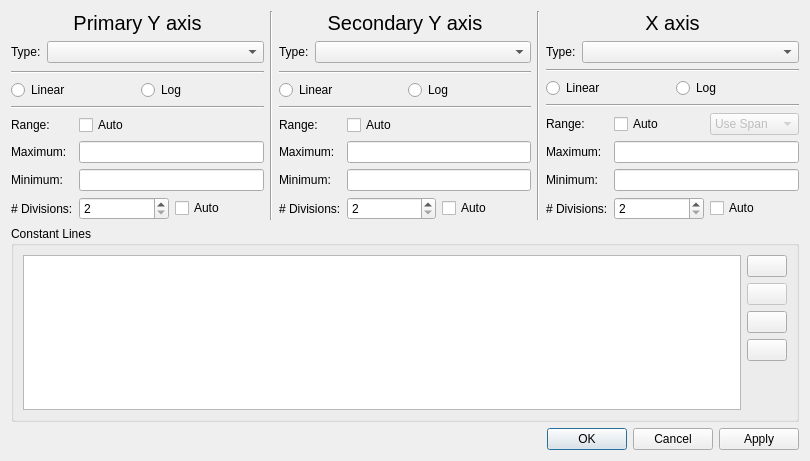
<?xml version="1.0" encoding="UTF-8"?>
<ui version="4.0">
 <class>XYplotAxisDialog</class>
 <widget class="QDialog" name="XYplotAxisDialog">
  <property name="windowModality">
   <enum>Qt::NonModal</enum>
  </property>
  <property name="geometry">
   <rect>
    <x>0</x>
    <y>0</y>
    <width>810</width>
    <height>461</height>
   </rect>
  </property>
  <property name="windowTitle">
   <string>Axis Setup</string>
  </property>
  <property name="modal">
   <bool>true</bool>
  </property>
  <layout class="QVBoxLayout" name="verticalLayout_5">
   <item>
    <layout class="QHBoxLayout" name="horizontalLayout_9">
     <item>
      <layout class="QVBoxLayout" name="verticalLayout_3">
       <item>
        <widget class="QLabel" name="label_2">
         <property name="font">
          <font>
           <pointsize>15</pointsize>
          </font>
         </property>
         <property name="text">
          <string>Primary Y axis</string>
         </property>
         <property name="alignment">
          <set>Qt::AlignCenter</set>
         </property>
        </widget>
       </item>
       <item>
        <layout class="QFormLayout" name="formLayout">
         <item row="0" column="0">
          <widget class="QLabel" name="label">
           <property name="text">
            <string>Type:</string>
           </property>
          </widget>
         </item>
         <item row="0" column="1">
          <widget class="QComboBox" name="Y1type"/>
         </item>
        </layout>
       </item>
       <item>
        <widget class="Line" name="line">
         <property name="orientation">
          <enum>Qt::Horizontal</enum>
         </property>
        </widget>
       </item>
       <item>
        <layout class="QHBoxLayout" name="horizontalLayout">
         <item>
          <widget class="QRadioButton" name="Y1linear">
           <property name="text">
            <string>Linear</string>
           </property>
           <attribute name="buttonGroup">
            <string notr="true">Y1group</string>
           </attribute>
          </widget>
         </item>
         <item>
          <widget class="QRadioButton" name="Y1log">
           <property name="enabled">
            <bool>true</bool>
           </property>
           <property name="text">
            <string>Log</string>
           </property>
           <attribute name="buttonGroup">
            <string notr="true">Y1group</string>
           </attribute>
          </widget>
         </item>
        </layout>
       </item>
       <item>
        <widget class="Line" name="line_2">
         <property name="orientation">
          <enum>Qt::Horizontal</enum>
         </property>
        </widget>
       </item>
       <item>
        <layout class="QFormLayout" name="formLayout_2">
         <item row="0" column="0">
          <widget class="QLabel" name="label_3">
           <property name="text">
            <string>Range:</string>
           </property>
          </widget>
         </item>
         <item row="0" column="1">
          <widget class="QCheckBox" name="Y1auto">
           <property name="text">
            <string>Auto</string>
           </property>
          </widget>
         </item>
         <item row="1" column="0">
          <widget class="QLabel" name="label_4">
           <property name="text">
            <string>Maximum:</string>
           </property>
          </widget>
         </item>
         <item row="1" column="1">
          <widget class="SIUnitEdit" name="Y1max"/>
         </item>
         <item row="2" column="0">
          <widget class="QLabel" name="label_5">
           <property name="text">
            <string>Minimum:</string>
           </property>
          </widget>
         </item>
         <item row="2" column="1">
          <widget class="SIUnitEdit" name="Y1min"/>
         </item>
         <item row="3" column="0">
          <widget class="QLabel" name="label_6">
           <property name="text">
            <string># Divisions:</string>
           </property>
          </widget>
         </item>
         <item row="3" column="1">
          <layout class="QHBoxLayout" name="horizontalLayout_8">
           <item>
            <widget class="QSpinBox" name="Y1Divs">
             <property name="minimum">
              <number>2</number>
             </property>
            </widget>
           </item>
           <item>
            <widget class="QCheckBox" name="Y1autoDivs">
             <property name="text">
              <string>Auto</string>
             </property>
            </widget>
           </item>
          </layout>
         </item>
        </layout>
       </item>
      </layout>
     </item>
     <item>
      <widget class="Line" name="line_3">
       <property name="orientation">
        <enum>Qt::Vertical</enum>
       </property>
      </widget>
     </item>
     <item>
      <layout class="QVBoxLayout" name="verticalLayout_2">
       <item>
        <widget class="QLabel" name="label_7">
         <property name="font">
          <font>
           <pointsize>15</pointsize>
          </font>
         </property>
         <property name="text">
          <string>Secondary Y axis</string>
         </property>
         <property name="alignment">
          <set>Qt::AlignCenter</set>
         </property>
        </widget>
       </item>
       <item>
        <layout class="QFormLayout" name="formLayout_3">
         <item row="0" column="0">
          <widget class="QLabel" name="label_8">
           <property name="text">
            <string>Type:</string>
           </property>
          </widget>
         </item>
         <item row="0" column="1">
          <widget class="QComboBox" name="Y2type"/>
         </item>
        </layout>
       </item>
       <item>
        <widget class="Line" name="line_4">
         <property name="orientation">
          <enum>Qt::Horizontal</enum>
         </property>
        </widget>
       </item>
       <item>
        <layout class="QHBoxLayout" name="horizontalLayout_2">
         <item>
          <widget class="QRadioButton" name="Y2linear">
           <property name="text">
            <string>Linear</string>
           </property>
           <attribute name="buttonGroup">
            <string notr="true">Y2group</string>
           </attribute>
          </widget>
         </item>
         <item>
          <widget class="QRadioButton" name="Y2log">
           <property name="enabled">
            <bool>true</bool>
           </property>
           <property name="text">
            <string>Log</string>
           </property>
           <attribute name="buttonGroup">
            <string notr="true">Y2group</string>
           </attribute>
          </widget>
         </item>
        </layout>
       </item>
       <item>
        <widget class="Line" name="line_5">
         <property name="orientation">
          <enum>Qt::Horizontal</enum>
         </property>
        </widget>
       </item>
       <item>
        <layout class="QFormLayout" name="formLayout_4">
         <item row="0" column="0">
          <widget class="QLabel" name="label_9">
           <property name="text">
            <string>Range:</string>
           </property>
          </widget>
         </item>
         <item row="0" column="1">
          <widget class="QCheckBox" name="Y2auto">
           <property name="text">
            <string>Auto</string>
           </property>
          </widget>
         </item>
         <item row="1" column="0">
          <widget class="QLabel" name="label_10">
           <property name="text">
            <string>Maximum:</string>
           </property>
          </widget>
         </item>
         <item row="1" column="1">
          <widget class="SIUnitEdit" name="Y2max"/>
         </item>
         <item row="2" column="0">
          <widget class="QLabel" name="label_11">
           <property name="text">
            <string>Minimum:</string>
           </property>
          </widget>
         </item>
         <item row="2" column="1">
          <widget class="SIUnitEdit" name="Y2min"/>
         </item>
         <item row="3" column="0">
          <widget class="QLabel" name="label_12">
           <property name="text">
            <string># Divisions:</string>
           </property>
          </widget>
         </item>
         <item row="3" column="1">
          <layout class="QHBoxLayout" name="horizontalLayout_7">
           <item>
            <widget class="QSpinBox" name="Y2Divs">
             <property name="minimum">
              <number>2</number>
             </property>
            </widget>
           </item>
           <item>
            <widget class="QCheckBox" name="Y2autoDivs">
             <property name="text">
              <string>Auto</string>
             </property>
            </widget>
           </item>
          </layout>
         </item>
        </layout>
       </item>
      </layout>
     </item>
     <item>
      <widget class="Line" name="line_6">
       <property name="orientation">
        <enum>Qt::Vertical</enum>
       </property>
      </widget>
     </item>
     <item>
      <layout class="QVBoxLayout" name="verticalLayout">
       <item>
        <widget class="QLabel" name="label_13">
         <property name="sizePolicy">
          <sizepolicy hsizetype="Preferred" vsizetype="Maximum">
           <horstretch>0</horstretch>
           <verstretch>0</verstretch>
          </sizepolicy>
         </property>
         <property name="font">
          <font>
           <pointsize>15</pointsize>
          </font>
         </property>
         <property name="text">
          <string>X axis</string>
         </property>
         <property name="alignment">
          <set>Qt::AlignCenter</set>
         </property>
        </widget>
       </item>
       <item>
        <layout class="QFormLayout" name="formLayout_5">
         <item row="0" column="0">
          <widget class="QLabel" name="label_14">
           <property name="text">
            <string>Type:</string>
           </property>
          </widget>
         </item>
         <item row="0" column="1">
          <widget class="QComboBox" name="XType"/>
         </item>
        </layout>
       </item>
       <item>
        <widget class="Line" name="line_7">
         <property name="orientation">
          <enum>Qt::Horizontal</enum>
         </property>
        </widget>
       </item>
       <item>
        <layout class="QHBoxLayout" name="horizontalLayout_4">
         <item>
          <widget class="QRadioButton" name="Xlinear">
           <property name="text">
            <string>Linear</string>
           </property>
           <attribute name="buttonGroup">
            <string notr="true">Xgroup</string>
           </attribute>
          </widget>
         </item>
         <item>
          <widget class="QRadioButton" name="Xlog">
           <property name="enabled">
            <bool>true</bool>
           </property>
           <property name="text">
            <string>Log</string>
           </property>
           <attribute name="buttonGroup">
            <string notr="true">Xgroup</string>
           </attribute>
          </widget>
         </item>
        </layout>
       </item>
       <item>
        <widget class="Line" name="line_8">
         <property name="orientation">
          <enum>Qt::Horizontal</enum>
         </property>
        </widget>
       </item>
       <item>
        <layout class="QFormLayout" name="formLayout_6">
         <item row="0" column="0">
          <widget class="QLabel" name="label_15">
           <property name="text">
            <string>Range:</string>
           </property>
          </widget>
         </item>
         <item row="0" column="1">
          <layout class="QHBoxLayout" name="horizontalLayout_3">
           <item>
            <widget class="QCheckBox" name="Xauto">
             <property name="text">
              <string>Auto</string>
             </property>
            </widget>
           </item>
           <item>
            <widget class="QComboBox" name="Xautomode">
             <property name="enabled">
              <bool>false</bool>
             </property>
             <item>
              <property name="text">
               <string>Use Span</string>
              </property>
             </item>
             <item>
              <property name="text">
               <string>Fit Traces</string>
              </property>
             </item>
            </widget>
           </item>
          </layout>
         </item>
         <item row="1" column="0">
          <widget class="QLabel" name="label_16">
           <property name="text">
            <string>Maximum:</string>
           </property>
          </widget>
         </item>
         <item row="1" column="1">
          <widget class="SIUnitEdit" name="Xmax"/>
         </item>
         <item row="2" column="0">
          <widget class="QLabel" name="label_17">
           <property name="text">
            <string>Minimum:</string>
           </property>
          </widget>
         </item>
         <item row="2" column="1">
          <widget class="SIUnitEdit" name="Xmin"/>
         </item>
         <item row="3" column="0">
          <widget class="QLabel" name="label_18">
           <property name="text">
            <string># Divisions:</string>
           </property>
          </widget>
         </item>
         <item row="3" column="1">
          <layout class="QHBoxLayout" name="horizontalLayout_5">
           <item>
            <widget class="QSpinBox" name="XDivs">
             <property name="minimum">
              <number>2</number>
             </property>
            </widget>
           </item>
           <item>
            <widget class="QCheckBox" name="XautoDivs">
             <property name="text">
              <string>Auto</string>
             </property>
            </widget>
           </item>
          </layout>
         </item>
        </layout>
       </item>
      </layout>
     </item>
    </layout>
   </item>
   <item>
    <widget class="QGroupBox" name="groupBox">
     <property name="title">
      <string>Constant Lines</string>
     </property>
     <layout class="QHBoxLayout" name="horizontalLayout_6">
      <item>
       <widget class="QListWidget" name="lineList">
        <property name="selectionMode">
         <enum>QAbstractItemView::SingleSelection</enum>
        </property>
       </widget>
      </item>
      <item>
       <layout class="QVBoxLayout" name="verticalLayout_4">
        <item>
         <widget class="QPushButton" name="addLine">
          <property name="sizePolicy">
           <sizepolicy hsizetype="Fixed" vsizetype="Fixed">
            <horstretch>0</horstretch>
            <verstretch>0</verstretch>
           </sizepolicy>
          </property>
          <property name="toolTip">
           <string>Add</string>
          </property>
          <property name="text">
           <string/>
          </property>
          <property name="icon">
           <iconset theme="list-add" resource="../icons.qrc">
            <normaloff>:/icons/add.svg</normaloff>:/icons/add.svg</iconset>
          </property>
         </widget>
        </item>
        <item>
         <widget class="QPushButton" name="removeLine">
          <property name="enabled">
           <bool>false</bool>
          </property>
          <property name="sizePolicy">
           <sizepolicy hsizetype="Minimum" vsizetype="Fixed">
            <horstretch>0</horstretch>
            <verstretch>0</verstretch>
           </sizepolicy>
          </property>
          <property name="toolTip">
           <string>Delete</string>
          </property>
          <property name="text">
           <string/>
          </property>
          <property name="icon">
           <iconset theme="list-remove" resource="../icons.qrc">
            <normaloff>:/icons/remove.svg</normaloff>:/icons/remove.svg</iconset>
          </property>
         </widget>
        </item>
        <item>
         <widget class="QPushButton" name="exportLines">
          <property name="toolTip">
           <string>Export</string>
          </property>
          <property name="text">
           <string/>
          </property>
          <property name="icon">
           <iconset resource="../icons.qrc">
            <normaloff>:/icons/export.svg</normaloff>:/icons/export.svg</iconset>
          </property>
         </widget>
        </item>
        <item>
         <widget class="QPushButton" name="importLines">
          <property name="toolTip">
           <string>Import</string>
          </property>
          <property name="text">
           <string/>
          </property>
          <property name="icon">
           <iconset resource="../icons.qrc">
            <normaloff>:/icons/import.svg</normaloff>:/icons/import.svg</iconset>
          </property>
         </widget>
        </item>
        <item>
         <spacer name="verticalSpacer">
          <property name="orientation">
           <enum>Qt::Vertical</enum>
          </property>
          <property name="sizeHint" stdset="0">
           <size>
            <width>18</width>
            <height>186</height>
           </size>
          </property>
         </spacer>
        </item>
       </layout>
      </item>
     </layout>
    </widget>
   </item>
   <item>
    <widget class="QDialogButtonBox" name="buttonBox">
     <property name="orientation">
      <enum>Qt::Horizontal</enum>
     </property>
     <property name="standardButtons">
      <set>QDialogButtonBox::Apply|QDialogButtonBox::Cancel|QDialogButtonBox::Ok</set>
     </property>
    </widget>
   </item>
  </layout>
 </widget>
 <customwidgets>
  <customwidget>
   <class>SIUnitEdit</class>
   <extends>QLineEdit</extends>
   <header>CustomWidgets/siunitedit.h</header>
  </customwidget>
 </customwidgets>
 <resources>
  <include location="../icons.qrc"/>
 </resources>
 <connections>
  <connection>
   <sender>buttonBox</sender>
   <signal>accepted()</signal>
   <receiver>XYplotAxisDialog</receiver>
   <slot>accept()</slot>
   <hints>
    <hint type="sourcelabel">
     <x>248</x>
     <y>254</y>
    </hint>
    <hint type="destinationlabel">
     <x>157</x>
     <y>274</y>
    </hint>
   </hints>
  </connection>
  <connection>
   <sender>buttonBox</sender>
   <signal>rejected()</signal>
   <receiver>XYplotAxisDialog</receiver>
   <slot>reject()</slot>
   <hints>
    <hint type="sourcelabel">
     <x>316</x>
     <y>260</y>
    </hint>
    <hint type="destinationlabel">
     <x>286</x>
     <y>274</y>
    </hint>
   </hints>
  </connection>
 </connections>
 <buttongroups>
  <buttongroup name="Xgroup"/>
  <buttongroup name="Y2group"/>
  <buttongroup name="Y1group"/>
 </buttongroups>
</ui>
